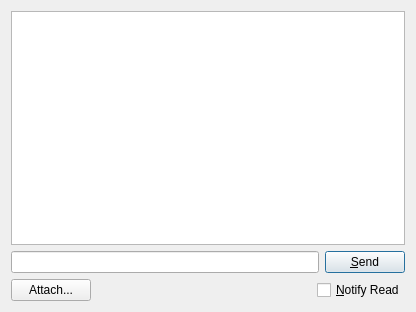
<?xml version="1.0" encoding="UTF-8"?>
<ui version="4.0">
 <class>MessageDialog</class>
 <widget class="QDialog" name="MessageDialog">
  <property name="geometry">
   <rect>
    <x>0</x>
    <y>0</y>
    <width>416</width>
    <height>312</height>
   </rect>
  </property>
  <property name="sizePolicy">
   <sizepolicy hsizetype="Preferred" vsizetype="Preferred">
    <horstretch>0</horstretch>
    <verstretch>0</verstretch>
   </sizepolicy>
  </property>
  <property name="acceptDrops">
   <bool>true</bool>
  </property>
  <property name="sizeGripEnabled">
   <bool>false</bool>
  </property>
  <layout class="QVBoxLayout" name="verticalLayout_2">
   <item>
    <layout class="QVBoxLayout" name="verticalLayout">
     <property name="sizeConstraint">
      <enum>QLayout::SetMaximumSize</enum>
     </property>
     <item>
      <widget class="QTextBrowser" name="messageEdit">
       <property name="sizePolicy">
        <sizepolicy hsizetype="Expanding" vsizetype="Expanding">
         <horstretch>0</horstretch>
         <verstretch>0</verstretch>
        </sizepolicy>
       </property>
       <property name="focusPolicy">
        <enum>Qt::NoFocus</enum>
       </property>
       <property name="cursorWidth">
        <number>0</number>
       </property>
       <property name="textInteractionFlags">
        <set>Qt::LinksAccessibleByKeyboard|Qt::LinksAccessibleByMouse|Qt::TextBrowserInteraction|Qt::TextSelectableByKeyboard|Qt::TextSelectableByMouse</set>
       </property>
       <property name="openLinks">
        <bool>false</bool>
       </property>
      </widget>
     </item>
     <item>
      <layout class="QGridLayout" name="gridLayout">
       <property name="sizeConstraint">
        <enum>QLayout::SetMinimumSize</enum>
       </property>
       <item row="0" column="0" rowspan="2">
        <widget class="QLineEdit" name="messageInput">
         <property name="sizePolicy">
          <sizepolicy hsizetype="Expanding" vsizetype="Expanding">
           <horstretch>0</horstretch>
           <verstretch>0</verstretch>
          </sizepolicy>
         </property>
         <property name="toolTip">
          <string>Type message here</string>
         </property>
         <property name="maxLength">
          <number>200</number>
         </property>
        </widget>
       </item>
       <item row="0" column="1" rowspan="2">
        <widget class="QPushButton" name="sendButton">
         <property name="toolTip">
          <string>Send the message</string>
         </property>
         <property name="text">
          <string>&amp;Send</string>
         </property>
        </widget>
       </item>
      </layout>
     </item>
     <item>
      <layout class="QHBoxLayout" name="horizontalLayout">
       <item>
        <widget class="QPushButton" name="attachButton">
         <property name="text">
          <string>Attach...</string>
         </property>
         <property name="icon">
          <iconset resource="icons.qrc">
           <normaloff>:/newPrefix/icons/document-open.png</normaloff>:/newPrefix/icons/document-open.png</iconset>
         </property>
        </widget>
       </item>
       <item>
        <spacer name="horizontalSpacer">
         <property name="orientation">
          <enum>Qt::Horizontal</enum>
         </property>
         <property name="sizeType">
          <enum>QSizePolicy::Expanding</enum>
         </property>
         <property name="sizeHint" stdset="0">
          <size>
           <width>40</width>
           <height>20</height>
          </size>
         </property>
        </spacer>
       </item>
       <item>
        <widget class="QCheckBox" name="notifyReadCB">
         <property name="toolTip">
          <string>Notify me when user reads the message</string>
         </property>
         <property name="text">
          <string>&amp;Notify Read</string>
         </property>
        </widget>
       </item>
      </layout>
     </item>
    </layout>
   </item>
  </layout>
  <action name="actionFiles">
   <property name="icon">
    <iconset resource="icons.qrc">
     <normaloff>:/newPrefix/icons/document-multiple.png</normaloff>:/newPrefix/icons/document-multiple.png</iconset>
   </property>
   <property name="text">
    <string>Files</string>
   </property>
  </action>
  <action name="actionFolder">
   <property name="icon">
    <iconset resource="icons.qrc">
     <normaloff>:/newPrefix/icons/folder-documents.png</normaloff>:/newPrefix/icons/folder-documents.png</iconset>
   </property>
   <property name="text">
    <string>Folder</string>
   </property>
  </action>
 </widget>
 <tabstops>
  <tabstop>messageInput</tabstop>
  <tabstop>sendButton</tabstop>
  <tabstop>messageEdit</tabstop>
 </tabstops>
 <resources>
  <include location="icons.qrc"/>
 </resources>
 <connections/>
</ui>
